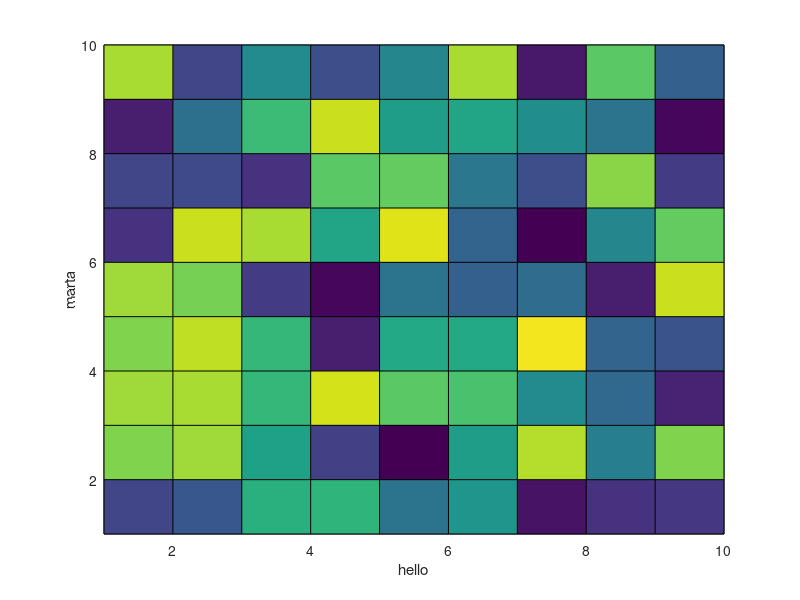
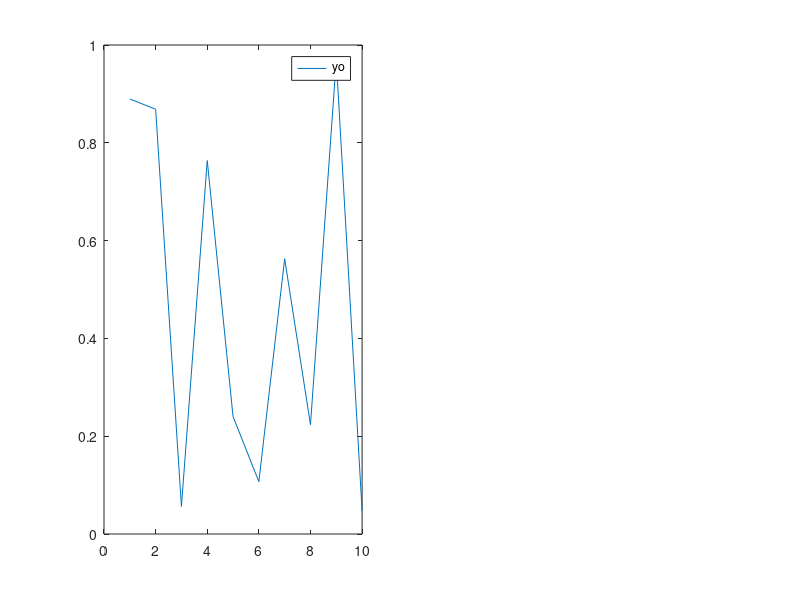

MATLAB code to generate these figures, in order: (Note: this script raises an error after producing the figures.)
function practice_copy_axes_to_new_fig

%input figures
% could either load (or create) with handle 

fig1 = figure;
pcolor(rand(10)) % want this in axn(3)
xlabel('hello')
ylabel('marta')

fig2 = figure;
subplot(121)
plot(1:10,rand(10,1)) % want this in axn(2)
legend('yo')
subplot(122,'next','add')
plot(rand(8))   % want this in axn(4)

fig3 = figure;
subplot(311)
plot(rand(100,1))
subplot(312)
scatter(rand(15,1),rand(15,1)) % want this is axn(1)
subplot(313)
pcolor(rand(5,20))% want this is axn(5)
colorbar

figs = [fig1; fig2; fig3];

% OR use findobj to get figure handles (which figure is which will depend
% on order loaded I think)

figs = flip(findobj('type','figure')); % flip to get in order of fig1,2,3 as above

% the numbers of the axes we want to copy and where they want to go
ax_to_copy     = {1,[1 2],[2 3]};
ax_destination = {3,[2 4],[1 5]};

% output figure
axn = practice_copy_axes_to_new_fig_makeFigure;

for n = 1:size(figs,1)
axIn = findall(figs(n),'type','axes');
axIn = flip(axIn);
ax2copy = ax_to_copy{n};
ax_dest = ax_destination{n};

axIn = axIn(ax2copy);
axOut = axn(ax_dest);

for nax = 1:size(axIn,1)
   hIn  = allchild(axIn(nax));
   [~] = copyobj(hIn,axOut(nax)); 
end
end
